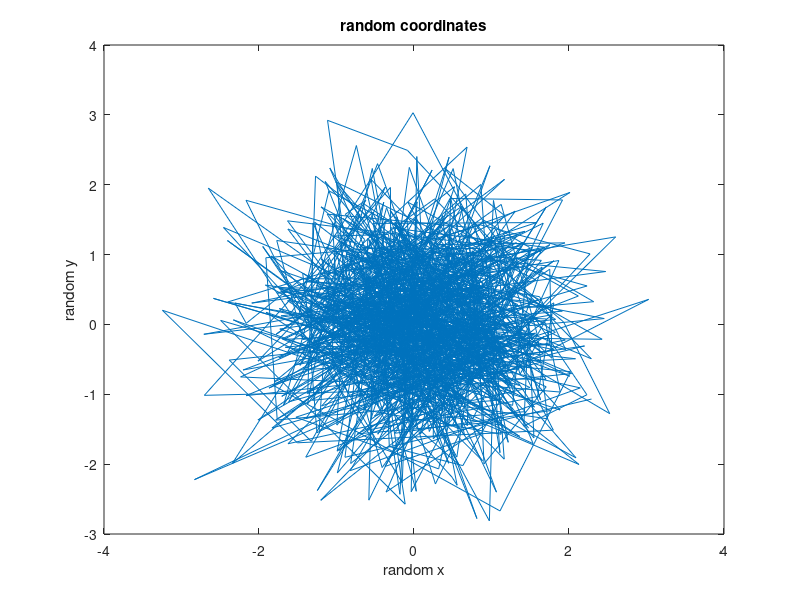

The MATLAB script that drew this image:
% Use the randn() to make a plot of 1000 points whose x_y coordinates are chosen from random normal distributions. 

x = randn(1,1000);
y = randn(1,1000);
plot(x,y)
title('random coordinates')
xlabel('random x')
ylabel('random y')